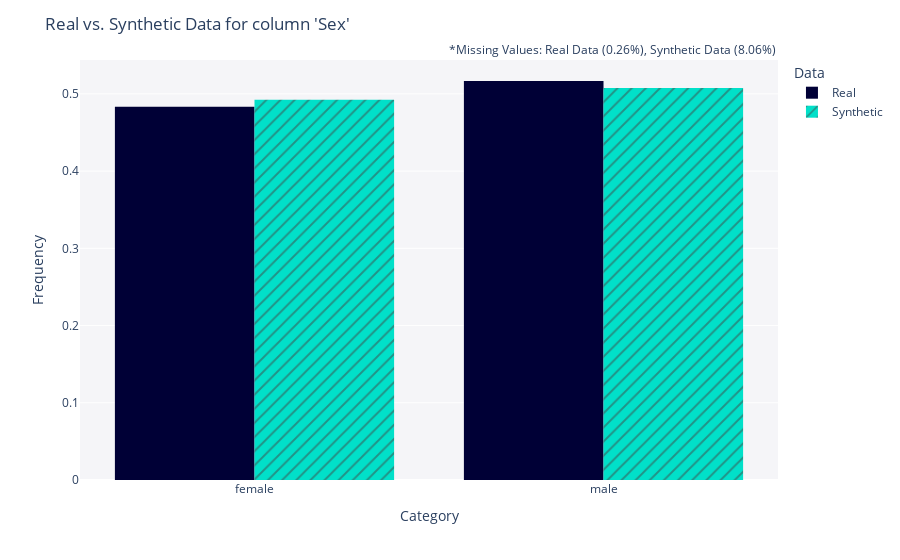

Notebook cell for this chart:
### Code cell
from sdv.evaluation.single_table import get_column_plot

fig = get_column_plot(
    real_data=rpad_df,
    synthetic_data=synth_data,
    column_name='Sex',
    metadata=metadata
)
    
fig.show()
fig.write_image(file = f"pages/evaluation/{folder_name}/images/col_plot_sex.png")

### Figure 1 — Plotly figure (JSON) as saved in the notebook; plotly's stock layout.template omitted (floating-point values rounded to 4 significant figures; data arrays with more than 128 entries replaced by an {"elided": "..."} marker saying what was removed)
{"data": [{"alignmentgroup": "True", "bingroup": "x", "histnorm": "probability density", "hovertemplate": "<b>Real</b><br>Frequency: %{y}<extra></extra>", "legendgroup": "Real", "marker": {"color": "#000036", "pattern": {"shape": ""}}, "name": "Real", "offsetgroup": "Real", "orientation": "v", "showlegend": true, "type": "histogram", "x": {"elided": "782 str values"}, "xaxis": "x", "yaxis": "y"}, {"alignmentgroup": "True", "bingroup": "x", "histnorm": "probability density", "hovertemplate": "<b>Synthetic</b><br>Frequency: %{y}<extra></extra>", "legendgroup": "Synthetic", "marker": {"color": "#01E0C9", "pattern": {"shape": "/"}}, "name": "Synthetic", "offsetgroup": "Synthetic", "orientation": "v", "showlegend": true, "type": "histogram", "x": {"elided": "782 str values"}, "xaxis": "x", "yaxis": "y"}], "layout": {"annotations": [{"showarrow": false, "text": "*Missing Values: Real Data (0.26%), Synthetic Data (8.06%)", "x": 1, "xref": "paper", "y": 1.05, "yref": "paper"}], "barmode": "group", "legend": {"title": {"text": "Data"}, "tracegroupgap": 0}, "margin": {"t": 60}, "plot_bgcolor": "#F5F5F8", "title": {"text": "Real vs. Synthetic Data for column 'Sex'"}, "xaxis": {"anchor": "y", "domain": [0, 1], "title": {"text": "Category"}}, "yaxis": {"anchor": "x", "domain": [0, 1], "title": {"text": "Frequency"}}}}
